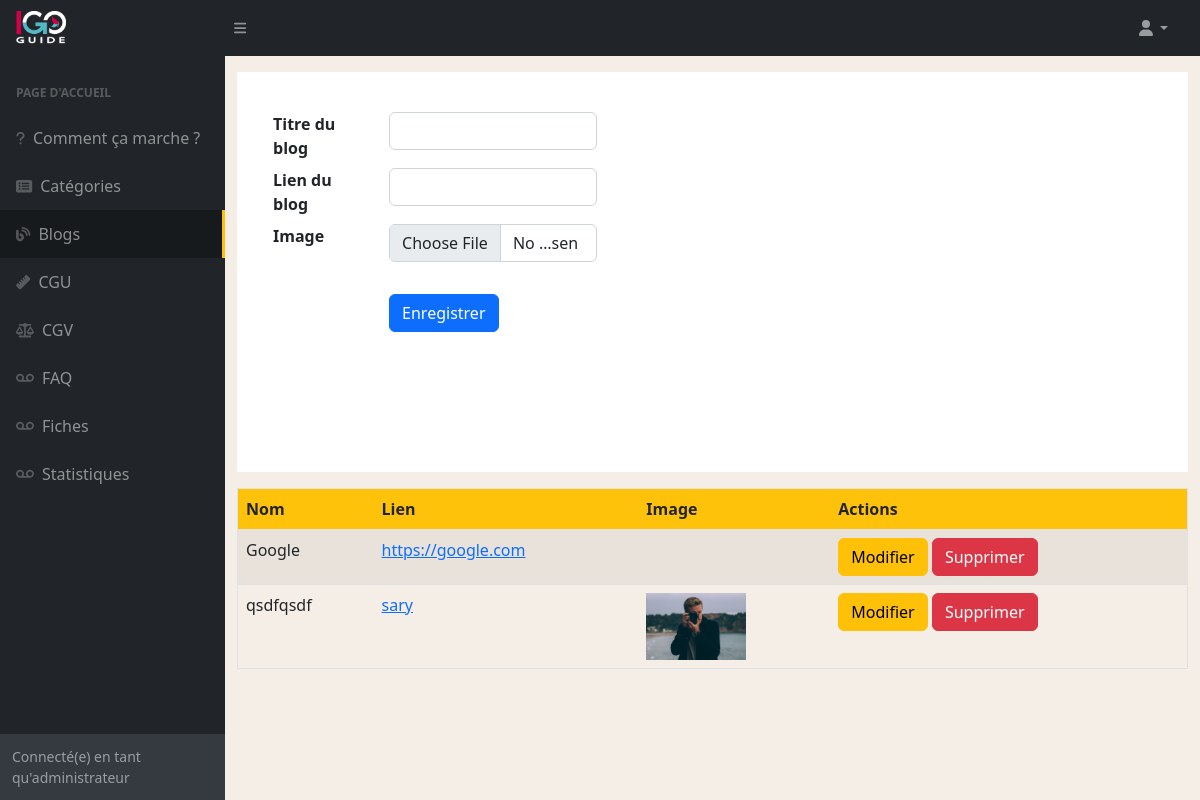
Page /index.php/dashboard/blogs on the committed database.
### tables this page shows
CREATE TABLE `blogs` (
  `blogs_id` int(10) UNSIGNED NOT NULL,
  `blogs_presentation` text DEFAULT NULL,
  `blogs_lien` text NOT NULL,
  `blogs_image` text NOT NULL,
  `blogs_createdAt` date NOT NULL
);

### application/controllers/Dashboard.php (called while the page is built, shortened)
<?php
    class Dashboard extends CI_Controller {
        public function __construct()
        {
            $this->load->model('FrontModel','front') ;
        }
        public function blogs() {
            $this->load->view("dashboard/blog",["blogs" => $this->front->getBlogs(),"su" => $this->front->getSU() ,]) ;
        }
    }

### index.php (called while the page is built, shortened)
<?php
require_once BASEPATH.'core/CodeIgniter.php';

### application/core/database/QueryBuilder.php (called while the page is built, shortened)
<?php
class QueryBuilder{
    protected $db;
    protected $query;
    protected $queryType;
    public function __construct(Database $db)
    {
        $this->db = $db->getConnection();
    }
    public function select($table)
    {
        $table = htmlspecialchars(trim($table));
		$this->query = "SELECT * FROM " . $table;
        $this->queryType = "select";
		return $this;
    }
    public function execute(array $params = null)
    {
        $response = false;
        $req = null;
        try {
            $req = $this->db->prepare($this->query);
            $response = $req->execute($params);
        } catch (PDOException $e) {
            die($e->getMessage());
        }
        if($this->queryType === "select") {
            return $req->fetchAll(PDO::FETCH_OBJ);
        }
        return $response;
    }
}

### application/core/database/Database.php (called while the page is built, shortened)
<?php
class Database{
    private $pdo;
    public function __construct($config = null)
    {
        $dns = 'mysql:host='. $config["db_host"] .';port='. $config["db_port"] .';dbname=' . $config["db_name"];
        try {
            $this->pdo = new PDO($dns, $config["db_user"], $config["db_password"],self::OPTIONS);
        } catch (PDOException $e) {
            die($e->getMessage());
        }
    }
    public function getConnection()
    {
        return $this->pdo;
    }
}

### application/models/FrontModel.php (called while the page is built, shortened)
<?php
    class FrontModel extends CI_Model
    {
        public function getBlogs()
        {
            return DB::select("blogs")->execute(null) ;
        }
    }

### application/views/dashboard/blog.php (the view, shortened to what this page needs)
<!DOCTYPE html>
<html lang="en">
    <head>
        <link href="https://cdn.jsdelivr.net/npm/simple-datatables@7.1.2/dist/style.min.css" rel="stylesheet" />
        <link href="<?php echo base_url()?>publics/dashboard/css/styles.css" rel="stylesheet" />
        <link href="<?php echo base_url()?>publics/dashboard/css/dashboard.css" rel="stylesheet" />
    </head>
    <body class="sb-nav-fixed" style="background-color: #f5eee6;">
        <nav class="sb-topnav navbar navbar-expand navbar-dark bg-dark">
            <a class="navbar-brand ps-3" href="index.html">
                <img src="<?php echo base_url()?>publics/image/logo.png" style="width: 50px ;" alt="">
            </a>
            <button class="btn btn-link btn-sm order-1 order-lg-0 me-4 me-lg-0" id="sidebarToggle" href="#!"><i class="fas fa-bars"></i></button>
            <ul class="navbar-nav ms-auto ms-md-0 me-3 me-lg-4">
                <li class="nav-item dropdown">
                    <a class="nav-link dropdown-toggle" id="navbarDropdown" href="#" role="button" data-bs-toggle="dropdown" aria-expanded="false"><i class="fas fa-user fa-fw"></i></a>
                </li>
            </ul>
        </nav>
        <div id="layoutSidenav">
            <div id="layoutSidenav_nav">
                <nav class="sb-sidenav accordion sb-sidenav-dark" id="sidenavAccordion">
                    <div class="sb-sidenav-menu">
                    <div class="nav">
                        <div class="sb-sidenav-menu-heading">Page d'accueil</div>
                        <a class="nav-link " href="<?php echo base_url() ?>Dashboard/">
                            <div class="sb-nav-link-icon"><i class="fas fa-question"></i></div>
                            Comment ça marche ?
                        </a>
                        <a class="nav-link " href="<?php echo base_url() ?>Dashboard/categories">
                            <div class="sb-nav-link-icon"><i class="fas fa-list-alt"></i></div>
                            Catégories
                        </a>
                        <a class="nav-link activate" href="<?php echo base_url() ?>Dashboard/blogs">
                            <div class="sb-nav-link-icon"><i class="fas fa-blog"></i></div>
                            Blogs
                        </a>
                        <a class="nav-link " href="<?php echo base_url() ?>Dashboard/cgu">
                            <div class="sb-nav-link-icon"><i class="fas fa-ruler"></i></div>
                            CGU
                        </a>
                        <a class="nav-link " href="<?php echo base_url() ?>Dashboard/cgv">
                            <div class="sb-nav-link-icon"><i class="fas fa-balance-scale"></i></div>
                            CGV
                        </a>
                        <a class="nav-link" href="<?php echo base_url() ?>Dashboard/faq">
                            <div class="sb-nav-link-icon"><i class="fas fa-voicemail"></i></div>
                            FAQ
                        </a>
                        <a class="nav-link" href="<?php echo base_url() ?>Dashboard/fiches">
                            <div class="sb-nav-link-icon"><i class="fas fa-voicemail"></i></div>
                            Fiches
                        </a>
                        <a class="nav-link" href="<?php echo base_url() ?>Dashboard/statistiques">
                            <div class="sb-nav-link-icon"><i class="fas fa-voicemail"></i></div>
                            Statistiques
                        </a>
                    </div>
                    </div>
                    <div class="sb-sidenav-footer">
                        <div class="small">Connecté(e) en tant qu'administrateur</div>
                    </div>
                </nav>
            </div>
            <div id="layoutSidenav_content">
                <main>
                   <div class="container-fluid px-4">
                        <div class="row pt-3 mt-3" style="height: 400px ;background-color: white ;overflow-y: auto ;" >
                            <div class="col-md-5">
                                <?php echo form_open_multipart("Dashboard/addBlogs",array('class' => "form-group p-4"))?>
                                    <div class="row mb-2">
                                        <div class="col-md-4">
                                            <span class="textToBold">Titre du blog</span>
                                        </div>
                                        <div class="col-md-8">
                                            <input type="text" name="blogs_presentation" class="form-control">
                                        </div>
                                    </div>
                                    <div class="row mb-2">
                                        <div class="col-md-4">
                                            <span class="textToBold">Lien du blog</span>
                                        </div>
                                        <div class="col-md-8">
                                            <input type="text" name="blogs_lien" class="form-control">
                                        </div>
                                    </div>
                                    <div class="row mb-2">
                                        <div class="col-md-4">
                                            <span class="textToBold">Image</span>
                                        </div>
                                        <div class="col-md-8">
                                            <input type="file" name="blogs_image" accept="image/*" class="form-control" onchange="loadFile(event)">
                                        </div>
                                    </div>
                                    <div class="row mb-2">
                                        <div class="col-md-4">
                                        </div>
                                        <div class="col-md-8">
                                            <input class="btn btn-primary" type="submit" value="Enregistrer">
                                        </div>
                                    </div>
                                </form>
                            </div>
                        </div>
                        <div class="row">
                            <table class="border mt-3 table table-striped">
                                <thead style="background-color:#fec20b;">
                                    <tr>
                                        <th>Nom</th>
                                        <th>Lien</th>
                                        <th>Image</th>
                                        <th>Actions</th>
                                    </tr>
                                </thead>
                                <tbody>
                                    <?php if(isset($blogs)):?>
                                        <?php for($i = 0; $i < count($blogs); $i++):?>
                                            <tr>
                                                <td>
                                                    <?php echo $blogs[$i]->blogs_presentation ; ?>
                                                </td>
                                                <td>
                                                    <a href="<?php echo $blogs[$i]->blogs_lien ; ?>"><?php echo $blogs[$i]->blogs_lien ; ?></a>
                                                </td>
                                                <td>
                                                    <img style="width: 100px;" src="<?php echo base_url()."publics/".$blogs[$i]->blogs_image ; ?>" alt="">
                                                </td>
                                                <td>
                                                    <a href="#" class="btn btn-warning" data-bs-toggle="modal" data-bs-target="#myModal<?php echo $blogs[$i]->blogs_id ?>">Modifier</a>
                                                    <a href="<?php echo base_url() ?>Dashboard/dropBlogs/<?php echo $blogs[$i]->blogs_id ;?>" class="btn btn-danger">Supprimer</a>
                                                </td>
                                            </tr>
                                        <?php endfor ;?>
                                    <?php endif;?>
                                </tbody>
                            </table>
                        </div>
                   </div>
                </main>
            </div>
        </div>
    </body>
</html>

### publics/dashboard/css/dashboard.css (style rules this page uses)
.activate { border-right: 3px solid #ffc107 ; background-color: rgba(0,0,0,0.3) ; }
.textToBold { font-weight: bold ; }

### rows in the picture
blogs: blogs_presentation "Google", blogs_lien "https://google.com"
blogs: blogs_presentation "qsdfqsdf", blogs_lien "sary", blogs_image (picture)
